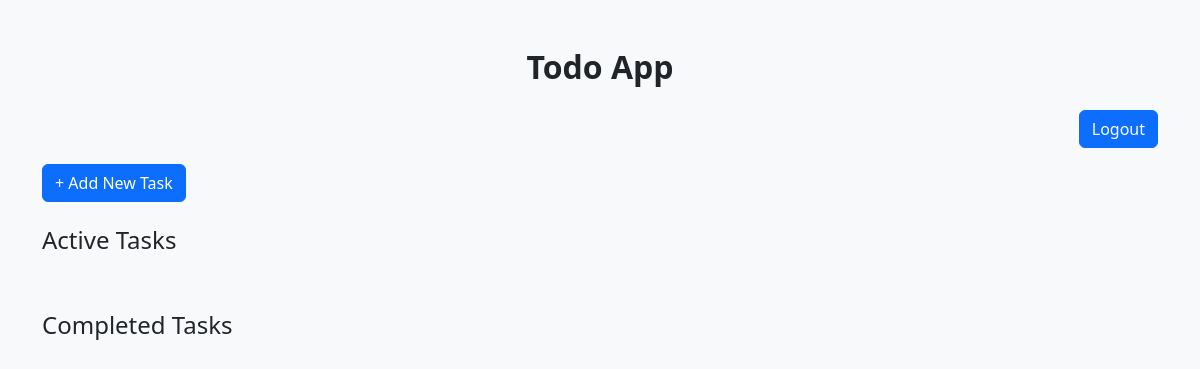
The app's page / (signed in), older data.
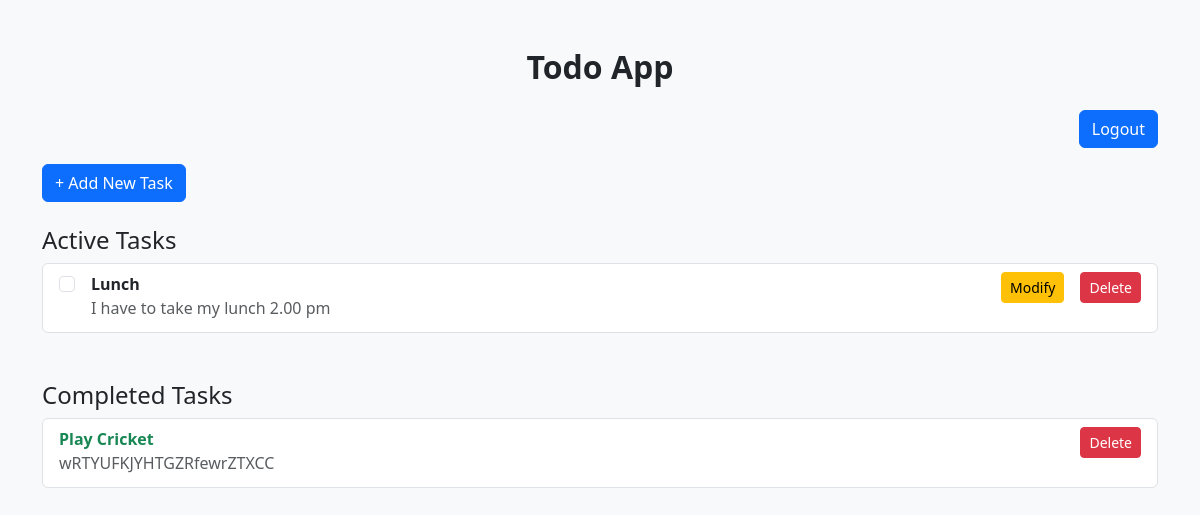
The same page, newer data.
### todo/models.py (models this page shows, shortened)
class Task(models.Model):
    user = models.ForeignKey(User, on_delete=models.SET_NULL, null=True, blank=True)
    task_title = models.CharField(max_length=200)
    task_description = models.TextField(blank=True, null=True)
    task_completed = models.BooleanField(default=False)
    task_created = models.DateField(auto_now_add=True)

### todo/views.py (the view, shortened to what this page needs)
# urls.py: path("", add_task, name="add_task"),
@login_required(login_url="/login/")
def add_task(request):
    queryset = Task.objects.all()
    context = {"tasks": queryset}
    return render(request, "home.html", context)

### todo/templates/home.html (shortened to what this page needs)
<!DOCTYPE html>
<html lang="en">
  <head>
    <link href="https://cdn.jsdelivr.net/npm/bootstrap@5.3.8/dist/css/bootstrap.min.css" rel="stylesheet" />
  </head>
  <body class="bg-light">
    <div class="container py-5">
      <h2 class="text-center mb-4 fw-bold">Todo App</h2>
      <div class="d-flex justify-content-end mb-3">
        <a href="/logout/" class="btn btn-primary">Logout</a>
      </div>
      <details class="mb-4">
        <summary class="btn btn-primary">+ Add New Task</summary>
      </details>
      <h4>Active Tasks</h4>
      <div class="list-group mb-4">
        {% for task in tasks %}
          {% if not task.task_completed %}
            <div class="list-group-item task-row">
              <div class="d-flex align-items-start">
                <form method="POST" action="{% url 'update_task' task.id %}">
                  <input type="checkbox" class="form-check-input me-3" name="task_completed" onchange="this.form.submit()" />
                </form>
                <div class="flex-grow-1">
                  <strong>{{ task.task_title }}</strong>
                  <p class="mb-1 text-muted">{{ task.task_description }}</p>
                </div>
                <details class="ms-3">
                  <summary class="btn btn-warning btn-sm">Modify</summary>
                </details>
                <a href="{% url 'delete_task' task.id %}" class="btn btn-danger btn-sm ms-3">Delete</a>
              </div>
            </div>
          {% endif %}
        {% endfor %}
      </div>
      <h4 class="mt-5">Completed Tasks</h4>
      <div class="list-group">
        {% for task in tasks %}
          {% if task.task_completed %}
            <div class="list-group-item task-row">
              <div class="d-flex align-items-start">
                <div class="flex-grow-1">
                  <strong class="text-success">{{ task.task_title }}</strong>
                  <p class="mb-1 text-muted">{{ task.task_description }}</p>
                </div>
                <a href="{% url 'delete_task' task.id %}" class="btn btn-danger btn-sm ms-3">Delete</a>
              </div>
            </div>
          {% endif %}
        {% endfor %}
      </div>
    </div>
  </body>
</html>

### todo/templates/home.html (style rules this page uses)
details summary { list-style: none; cursor: pointer; }

Row changes from the older to the newer data that the page shows:
added Task: task_title "Lunch", task_description "I have to take my lunch 2.00 pm", shown under "Active Tasks"
added Task: task_title "Play Cricket", task_description "wRTYUFKJYHTGZRfewrZTXCC", shown under "Completed Tasks"
